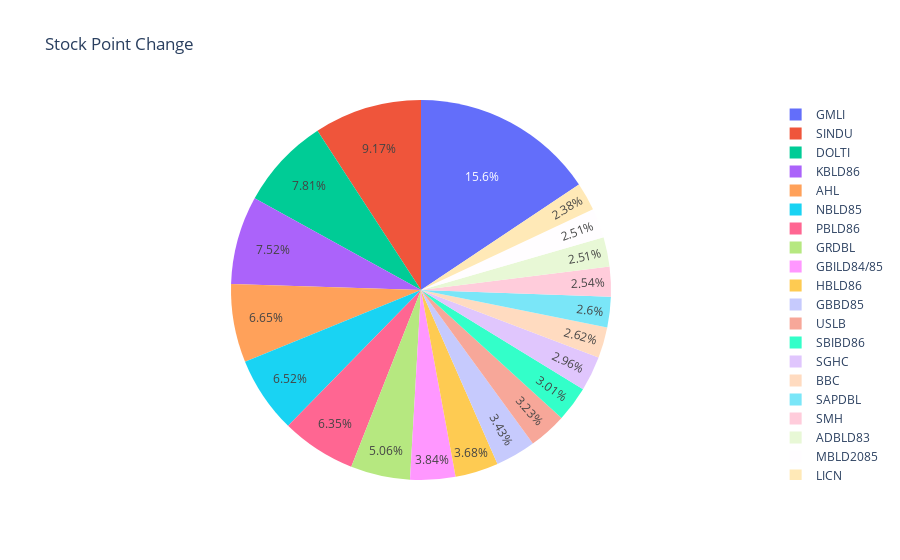

This figure's notebook cell:
### Code cell
df['Point Change']= df['Point Change'].astype('float')
df_sorted = df.sort_values(by=['Point Change'],ascending=False)

import plotly.express as px
fig = px.pie(df_sorted.head(20), values='Point Change', names='Symbol', title='Stock Point Change')
fig.show()

### Figure 1 — Plotly figure (JSON) as saved in the notebook; plotly's stock layout.template omitted (floating-point values rounded to 4 significant figures)
{"data": [{"domain": {"x": [0, 1], "y": [0, 1]}, "hovertemplate": "Symbol=%{label}<br>Point Change=%{value}<extra></extra>", "labels": ["GMLI", "SINDU", "DOLTI", "KBLD86", "AHL", "NBLD85", "PBLD86", "GRDBL", "GBILD84/85", "HBLD86", "GBBD85", "USLB", "SBIBD86", "SGHC", "BBC", "SAPDBL", "SMH", "ADBLD83", "MBLD2085", "LICN"], "legendgroup": "", "name": "", "showlegend": true, "type": "pie", "values": [93.52, 54.91, 46.72, 45, 39.83, 39, 38, 30.27, 23, 22, 20.5, 19.31, 18, 17.71, 15.69, 15.58, 15.2, 15, 15, 14.26]}], "layout": {"autosize": true, "hiddenlabels": [], "legend": {"tracegroupgap": 0}, "title": {"text": "Stock Point Change"}}}
